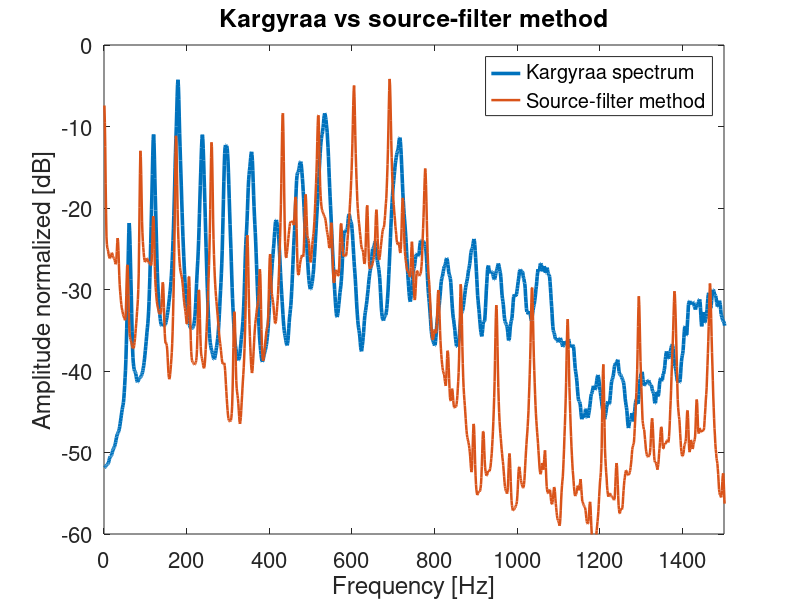
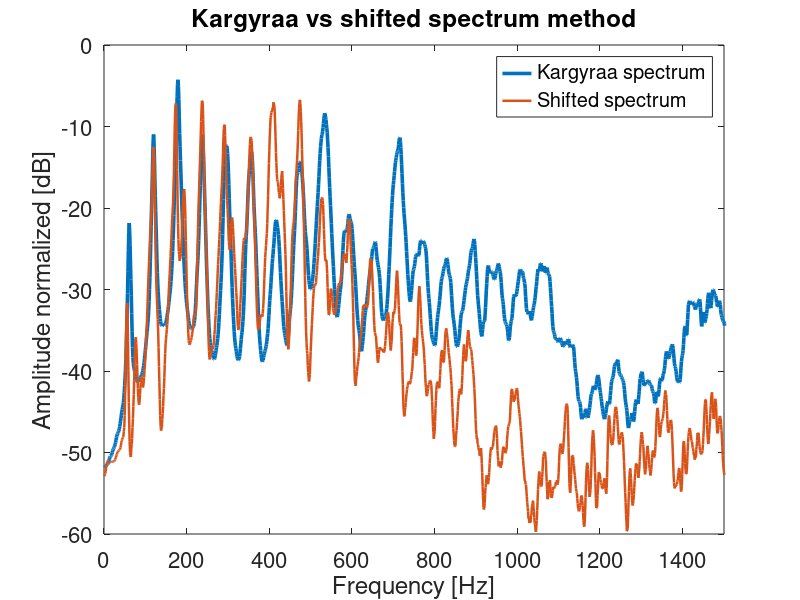

Recreate these plots in MATLAB, in order.
clear all
close all
clc
meanammount = 4;
load('means_for_plot_3.mat')

figure('name', 'Results', 'Position', [800 0 800 400])
plot(movmean(kargyraa_mean_gathered, meanammount), 'LineWidth', 2.6)
hold on
plot(movmean(sourcefilter_mean, meanammount), 'LineWidth', 1.8)
legend('Kargyraa spectrum','Source-filter method')
xlim([0 1500])
set(gca,'fontsize', 16)
xlabel('Frequency [Hz]')
ylabel('Amplitude normalized [dB]')
title('Kargyraa vs source-filter method')
xtickangle(45);
ylim([-60 0])

saveas(gcf, 'Analysis/Plots/Kargyraa_Vs_SourceFilter', 'epsc')

meanammount = 4;
load('means_for_plot_3.mat')

figure('name', 'Results', 'Position', [800 0 800 400])
plot(movmean(kargyraa_mean_gathered, meanammount), 'LineWidth', 2.6)
hold on
plot(movmean(shiftedspectrum_mean, meanammount), 'LineWidth', 1.8)
legend('Kargyraa spectrum','Shifted spectrum ')
xlim([0 1500])
set(gca,'fontsize', 16)
xlabel('Frequency [Hz]')
ylabel('Amplitude normalized [dB]')
title('Kargyraa vs shifted spectrum method')
ylim([-60 0])
xtickangle(45);
saveas(gcf, 'Analysis/Plots/Kargyraa_Vs_ShiftedSpectral', 'epsc')